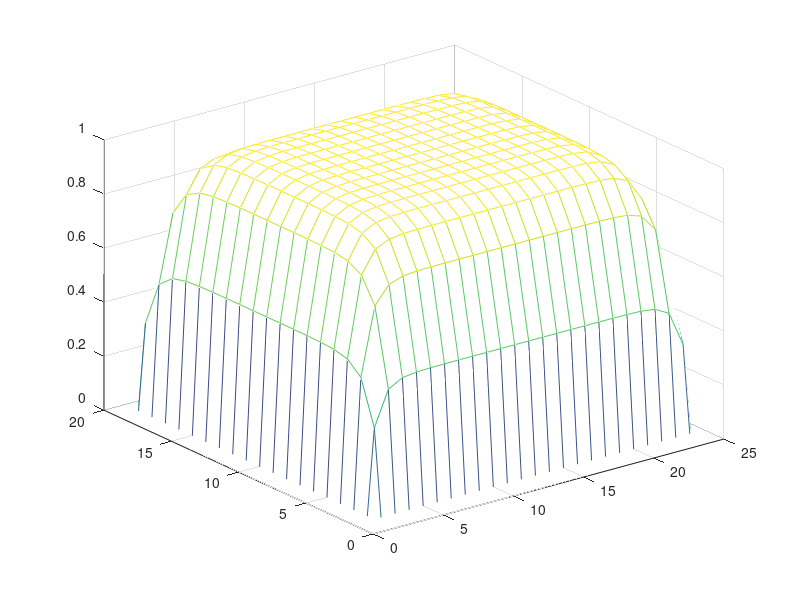

Write the MATLAB code that produced this figure. (Note: this script raises an error after producing the figure.)
lx=3;
ly=2;
nx=25;
ny=20;
dt=0.01;

hx=lx/(nx-2);
hy=ly/(ny-2);
u=ones(nx*ny,1)*0-1;
u=reshape(u,[ny,nx]);
u(2:end-1,2:end-1)=1;
u=reshape(u,[ny*nx,1]);
%%
L=zeros(nx*ny);
B=L;
rhs=zeros(nx*ny,1);
for i=2:nx-1
    for j=2:ny-1
        ii=(i-1)*ny+j;
        L(ii,ii)=-2/hx/hx-2/hy/hy-1/dt;
        L(ii,ii+ny)=1/hx/hx;
        L(ii,ii-ny)=1/hx/hx;
        L(ii,ii+1)=1/hy/hy;
        L(ii,ii-1)=1/hy/hy;
        rhs(ii)=(u(ii-1)-2*u(ii)+u(ii+1))/hy/hy+(u(ii-ny)-2*u(ii)+u(ii+ny))/hx/hx;
        B(ii,ii)=1;
    end
end
%corners
i=1;j=1; ii=(i-1)*ny+j; L(ii,ii)=1; rhs(ii)=0;
i=nx;j=1; ii=(i-1)*ny+j; L(ii,ii)=1; rhs(ii)=0;
i=1;j=ny; ii=(i-1)*ny+j; L(ii,ii)=1; rhs(ii)=0;
i=nx;j=ny; ii=(i-1)*ny+j; L(ii,ii)=1; rhs(ii)=0;
%BC
for i=1
    for j=2:ny-1
        ii=(i-1)*ny+j;
        L(ii,ii)=1;
        L(ii,ii+ny)=1;
        rhs(ii)=0;
    end
end
for i=nx
    for j=2:ny-1
        ii=(i-1)*ny+j;
        L(ii,ii)=1;
        L(ii,ii-ny)=1;
        rhs(ii)=0;
    end
end
for i=2:nx-1
    for j=1
        ii=(i-1)*ny+j;
        L(ii,ii)=1;
        L(ii,ii+1)=1;
        rhs(ii)=0;
    end
end
for i=2:nx-1
    for j=ny
        ii=(i-1)*ny+j;
        L(ii,ii)=1;
        L(ii,ii-1)=1;
        rhs(ii)=0;
    end
end

L;
%  plot(eig(L),'x')
%

% OP=diag(1/dt*ones(nx*ny,1))-L;
% du=OP\(rhs);
du=L\(-rhs);
u=u+du;
%
up=reshape(u,[ny,nx]);
mesh(up);
zlim([0,1]);
%%
[v,ev]=eig(L,B);
%%
iev=iev+1;
up=reshape(v(:,iev),[ny,nx]);
ev(iev,iev)
mesh(up);
